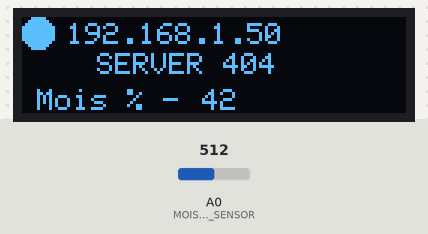
The program below on a simulated ESP8266 (NodeMCU). Shown: 128×32 one-colour display. Inputs (shaded band) come from the test bench; at power-on: A0 (MOISTURE_SENSOR) = 512. WiFi joins after 1.5 s; servers stay silent unless stated; what the program prints to the serial monitor is not drawn.

Above: at 5.2 s.
5.3 s: A0 (MOISTURE_SENSOR) set to 716
At 7.0 s:
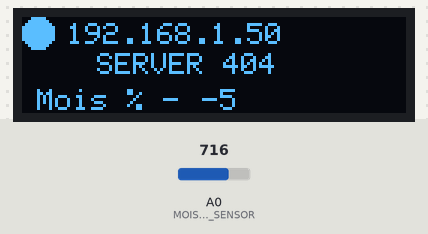
11.2 s: A0 (MOISTURE_SENSOR) set to 900
At 13.2 s:
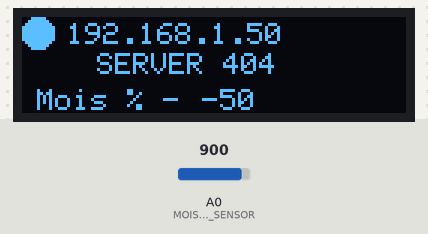
15.6 s: A0 (MOISTURE_SENSOR) set to 1023
At 16.9 s:
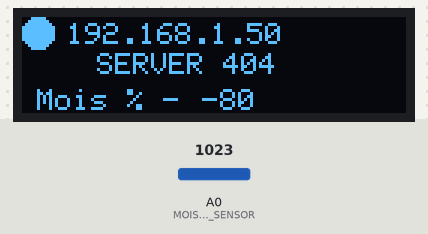
Timing chart, 0 to 18.6 s (numbered marks = the images above; inputs shaded):
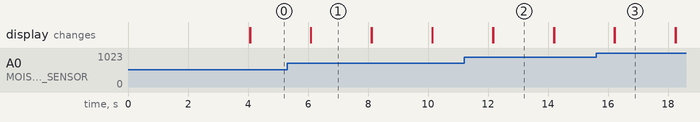

Measured:
- after the input at 5.3 s, the display: first differs from a run without the input after 0.80 s (image 1)
- after the input at 11.2 s, the display: first differs from a run without the input after 0.98 s (image 2)
- after the input at 15.6 s, the display: first differs from a run without the input after 0.63 s (image 3)
- what the display in image 1 shows lasts 2.0 s, from 6.1 s to 8.1 s

The program:

main.cpp
```cpp
#include <SPI.h>
#include <Wire.h>
#include <Adafruit_GFX.h>
#include <Adafruit_SSD1306.h>
#include <ESP8266WiFi.h>

#define SCREEN_WIDTH 128 // OLED display width, in pixels
#define SCREEN_HEIGHT 32 // OLED display height, in pixels

const int MOISTURE_SENSOR = A0;

const char* ssid     = "Your WiFi SSID";         // The SSID (name) of the Wi-Fi network you want to connect to
const char* password = "Your Wifi Password";     // The password of the Wi-Fi network

// Declaration for SSD1306 display connected using I2C
#define OLED_RESET     -1 // Reset pin
#define SCREEN_ADDRESS 0x3C
Adafruit_SSD1306 display(SCREEN_WIDTH, SCREEN_HEIGHT, &Wire, OLED_RESET);

int timerCounter = 0;

const int SensorDryVal = 690;
const int SensorWaterVal = 280;
int soilMoistureReading = 0;
int soilMoisturePercent = 0;

bool b_WifiConnected = true;

void setup()
{
  Serial.begin(115200);

  // initialize the OLED object
  if(!display.begin(SSD1306_SWITCHCAPVCC, SCREEN_ADDRESS)) {
    Serial.println(F("SSD1306 allocation failed"));
    for(;;); // Don't proceed, loop forever
  }

  // Clear the buffer.
  display.clearDisplay();

  // Display Initialization Text
  display.setTextSize(1);
  display.setTextColor(WHITE);
  display.setCursor(0,12);
  display.println("Initializing!");
  display.display();
  delay(2000);

  WiFi.begin(ssid, password);             // Connect to the network
  Serial.print("Connecting to ");
  Serial.print(ssid); Serial.println(" ...");

  int i = 0;
  while (WiFi.status() != WL_CONNECTED && i <= 10) { // Wait for the Wi-Fi to connect
    delay(1000);
    Serial.print(++i); Serial.print(' ');
  }

  Serial.println('\n');
  Serial.println("Connection established!");
  Serial.print("IP address:\t");
  Serial.println(WiFi.localIP());         // Send the IP address of the ESP8266 to the computer

  // Clear the buffer.
  display.clearDisplay();
}

void loop() {
  soilMoistureReading = analogRead(MOISTURE_SENSOR);
  soilMoisturePercent = map(soilMoistureReading, SensorDryVal, SensorWaterVal, 0, 100);

  // WiFi Connectivity
  if (timerCounter <= 0){
    if (WiFi.status() != WL_CONNECTED){
      b_WifiConnected = false;
    }
    else{
      b_WifiConnected = true;
    }
    timerCounter = 5;
  }

  if (b_WifiConnected){
    display.setTextSize(1);
    display.setTextColor(WHITE);
    display.setCursor(0,0);
    display.fillCircle(5, 5, 5, WHITE);
    display.setCursor(15,2);
    display.println(WiFi.localIP());
    display.display();
  } else {
    display.setTextSize(1);
    display.setTextColor(WHITE);
    display.setCursor(0,0);
    display.drawCircle(5, 5, 5, WHITE);
    display.setCursor(15,2);
    display.println("DISCONNECTED!!!");
    display.display();
  }


  // Server Connectivity
  display.setTextSize(1);
  display.setTextColor(WHITE);
  display.setCursor(25,12);
  display.println("SERVER 404");

  // Display Soil Mooisture
  display.setTextSize(1);
  display.setTextColor(WHITE);
  display.setCursor(5,24);
  display.println("Mois % - ");
  display.setCursor(60,24);
  display.println(soilMoisturePercent);
  display.println("%");
  display.display();
  delay(2000);

  //Increment timer Counter
  timerCounter = timerCounter - 1;

  // Clear the buffer.
  display.clearDisplay();
}
```
